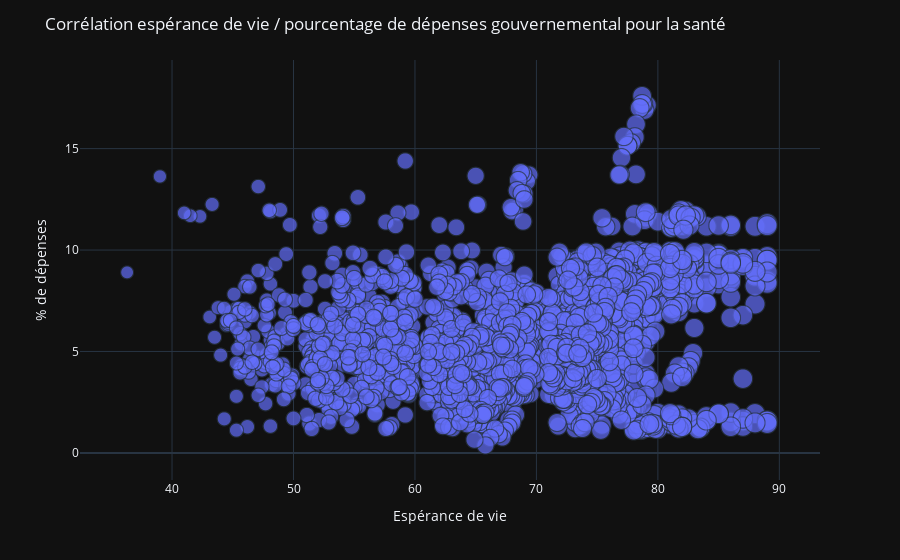

Write notebook code for a chart like this one.
### Code cell
clean_data = data.dropna(subset=['Life expectancy'])

fig = px.scatter(clean_data, y='Total expenditure', x='Life expectancy', 
                 template='plotly_dark', size='Life expectancy')
fig.update_layout(title='Corrélation espérance de vie / pourcentage de dépenses gouvernemental pour la santé')
fig.update_xaxes(title='Espérance de vie')
fig.update_yaxes(title='% de dépenses')
fig.show()

### Figure 1 — Plotly figure (JSON) as saved in the notebook; plotly's stock layout.template omitted (floating-point values rounded to 4 significant figures; data arrays with more than 128 entries replaced by an {"elided": "..."} marker saying what was removed)
{"data": [{"hovertemplate": "Life expectancy=%{marker.size}<br>Total expenditure=%{y}<extra></extra>", "legendgroup": "", "marker": {"color": "#636efa", "size": {"elided": "2928 float values"}, "sizemode": "area", "sizeref": 0.2225, "symbol": "circle"}, "mode": "markers", "name": "", "showlegend": false, "type": "scattergl", "x": {"elided": "2928 float values"}, "xaxis": "x", "y": {"elided": "2928 float values"}, "yaxis": "y"}], "layout": {"legend": {"itemsizing": "constant", "tracegroupgap": 0}, "margin": {"t": 60}, "title": {"text": "Corrélation espérance de vie / pourcentage de dépenses gouvernemental pour la santé"}, "xaxis": {"anchor": "y", "domain": [0, 1], "title": {"text": "Espérance de vie"}}, "yaxis": {"anchor": "x", "domain": [0, 1], "title": {"text": "% de dépenses"}}}}
